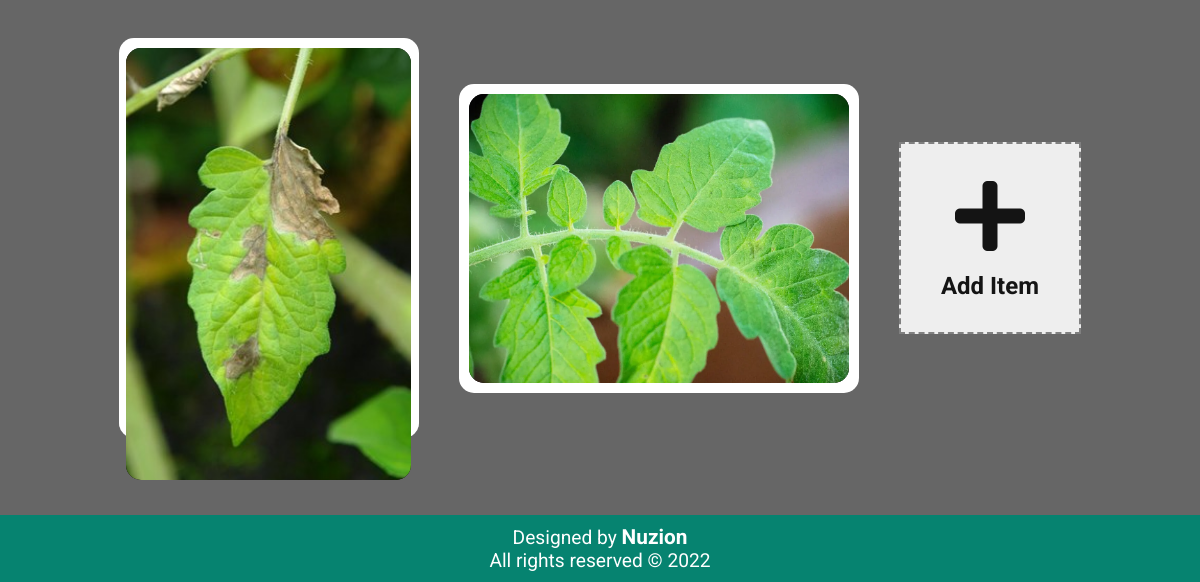
Page /collection (lower part) on the earlier database version.
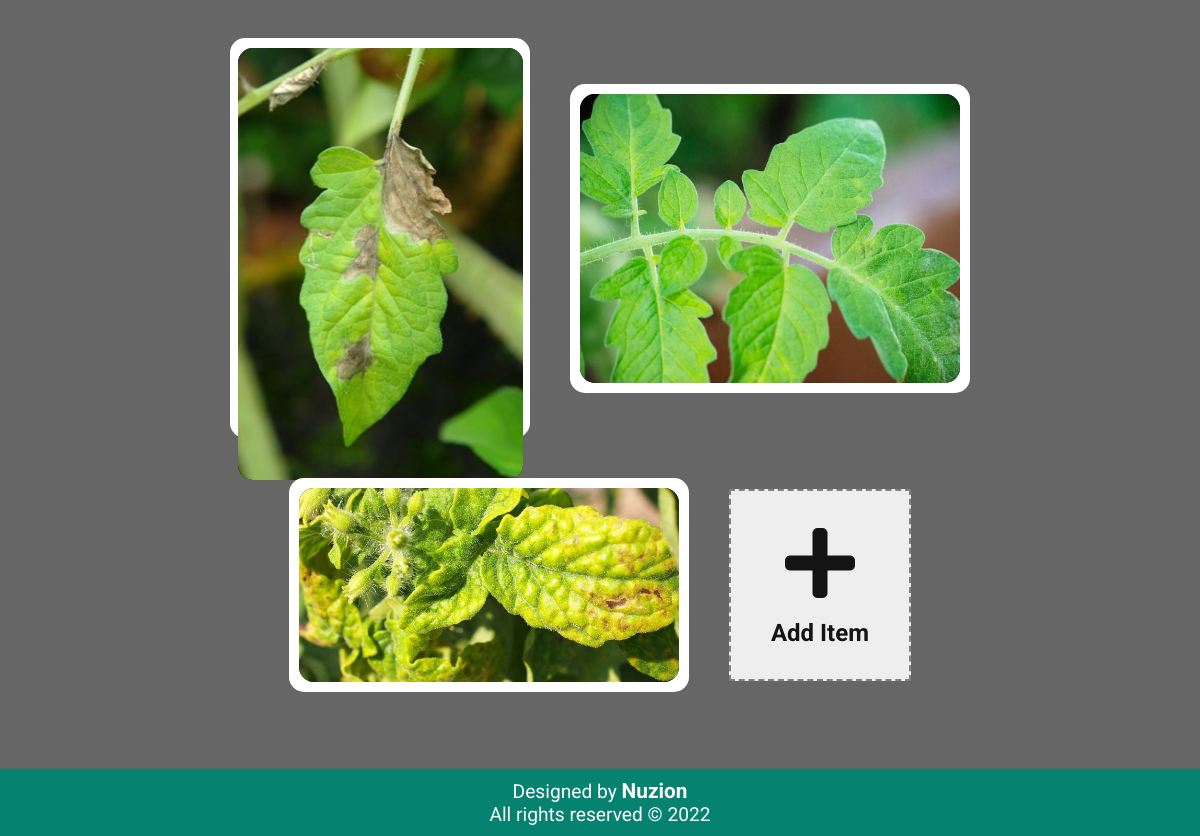
Same page on the later database version.
### DiseaseDetect/models.py (models this page shows, shortened)
class PlantDetect(models.Model):
    userimage = models.ImageField(upload_to='images/')
    disease_name = models.CharField(max_length=300)

### DiseaseDetect/views.py (the view)
# urls.py: path('collection', views.mycollection, name="My Collection"),
def mycollection(request):
    if request.method == 'GET':
        review = PlantDetect.objects.all()
        return render(request, 'collection.html', {'info': review})

### templates/collection.html (shortened to what this page needs)
<!DOCTYPE html>
{% load static %}
<html lang="en">
  <head>
    <link rel="stylesheet" href="{% static 'css/collection.css'%}">
    <link rel="stylesheet" href="https://cdnjs.cloudflare.com/ajax/libs/font-awesome/5.15.2/css/all.min.css" />
  </head>
  <body>
    <div class="container">
      <br><br>
      <div class="collection__container">
        {% for data in info %}
        <div class="card">
          <div class="img__box">
            <a href="index.html"><img src="{{data.userimage.url }}" />
          </div>
        </div>
        {% endfor %}
        <a href="index.html">
          <div class="card add">
            <div class="inner__add">
              <i class="fas fa-plus"></i>
              <h2> Add Item</h2>
            </div>
          </div>
        </a>
      </div>
      <footer>
        <p>Designed by <a href="https://instagram.com/kumar.aditya04?utm_medium=copy_link" target="_blank">Nuzion</a>
        </p>
        <p>All rights reserved &copy; 2022</p>
      </footer>
  </body>
</html>

### static/css/collection.css (style rules this page uses)
*, html { margin: 0; padding: 0; box-sizing: border-box; }
body { font-family: "Roboto", sans-serif; background: linear-gradient(rgba(0, 0, 0, 0.6), rgba(0, 0, 0, 0.6)), url(/var/www/djangoplantapp/PlantApp/static/images/background.jpg) no-repeat center; }
.container { width: 100%; height: 100vh; background-size: cover; position: relative; }
.collection__container { width: 100%; min-height: 100vh; display: flex; justify-content: center; align-items: center; padding: 25px; flex-wrap: wrap; }
.collection__container .card { max-width: 400px; max-height: 400px; background: #fff; border-radius: 15px; position: relative; cursor: pointer; margin: 20px; }
.card.add { display: flex; align-items: center; justify-content: center; background: #fff; text-decoration: none; color: #1a1a1a; }
.card.add .inner__add { display: flex; justify-content: center; align-items: center; flex-direction: column; border: 2px dashed gray; padding: 2rem 2.5rem; background: #eee; color: #141414; }
.card.add i { font-size: 5rem; margin-bottom: 1rem; }
.card .img__box { width: 95%; height: 95%; margin: 10px auto; border-radius: 15px; background: #000; overflow: hidden; transition: all 0.3s ease; }
.card img { width: 100%; height: 100%; object-fit: cover; border-radius: 15px; transform: scale(1.1); transition: all 0.3s ease; }
footer { width: 100%; display: flex; flex-direction: column; justify-content: center; align-items: center; padding: 10px; background: #068370; color: #fff; margin-top: 2rem; }
footer p { font-size: 1.2rem; }
footer p a { color: #fff; font-size: 1.3rem; font-weight: bold; }

Differences in the rows shown:
added PlantDetect: userimage (picture)
